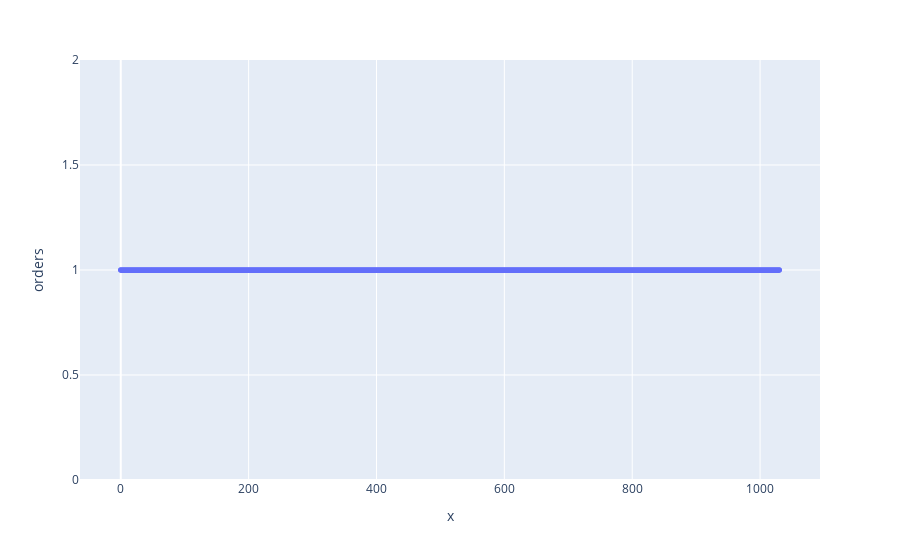

This figure's notebook cell:
### Code cell
x_values = pd.Series(range(0,len(ordersByUsers)))
fig = px.scatter(ordersByUsers, x=x_values, y=ordersByUsers['orders'])
fig.show()

### Figure 1 — Plotly figure (JSON) as saved in the notebook; plotly's stock layout.template omitted (floating-point values rounded to 4 significant figures; data arrays with more than 128 entries replaced by an {"elided": "..."} marker saying what was removed)
{"data": [{"hovertemplate": "x=%{x}<br>orders=%{y}<extra></extra>", "legendgroup": "", "marker": {"color": "#636efa", "symbol": "circle"}, "mode": "markers", "name": "", "showlegend": false, "type": "scattergl", "x": {"elided": "1031 int values"}, "xaxis": "x", "y": {"elided": "1031 int values"}, "yaxis": "y"}], "layout": {"legend": {"tracegroupgap": 0}, "margin": {"t": 60}, "xaxis": {"anchor": "y", "domain": [0, 1], "title": {"text": "x"}}, "yaxis": {"anchor": "x", "domain": [0, 1], "title": {"text": "orders"}}}}
